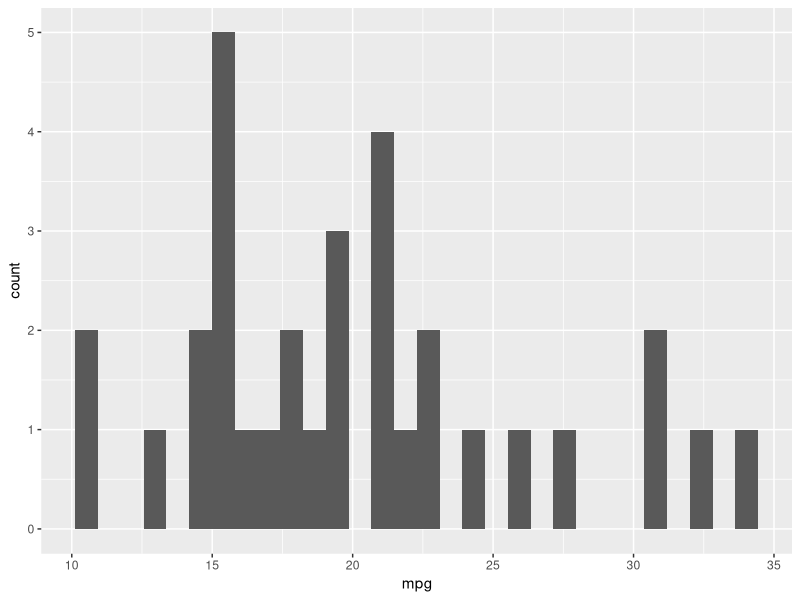
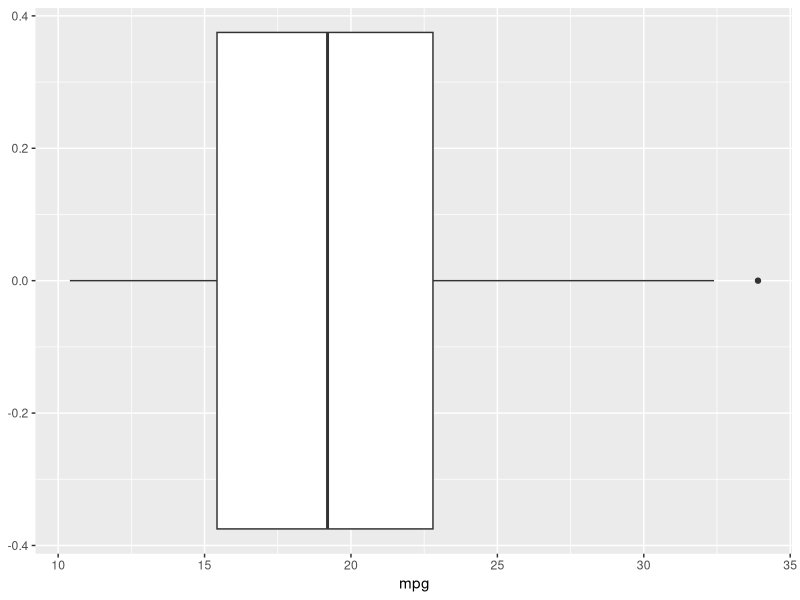
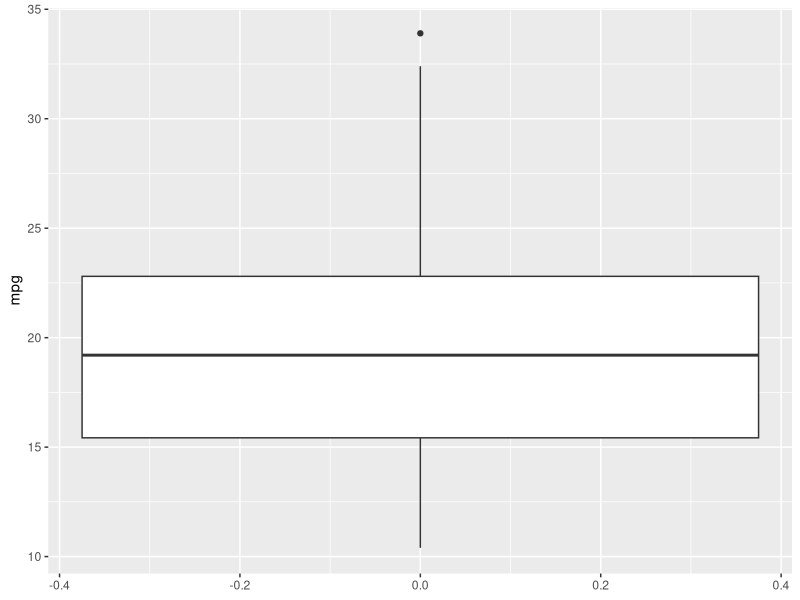
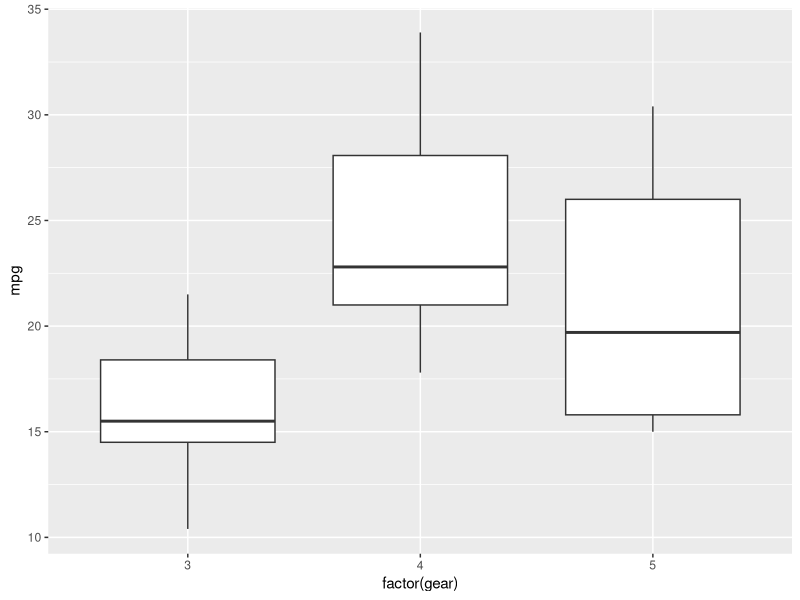
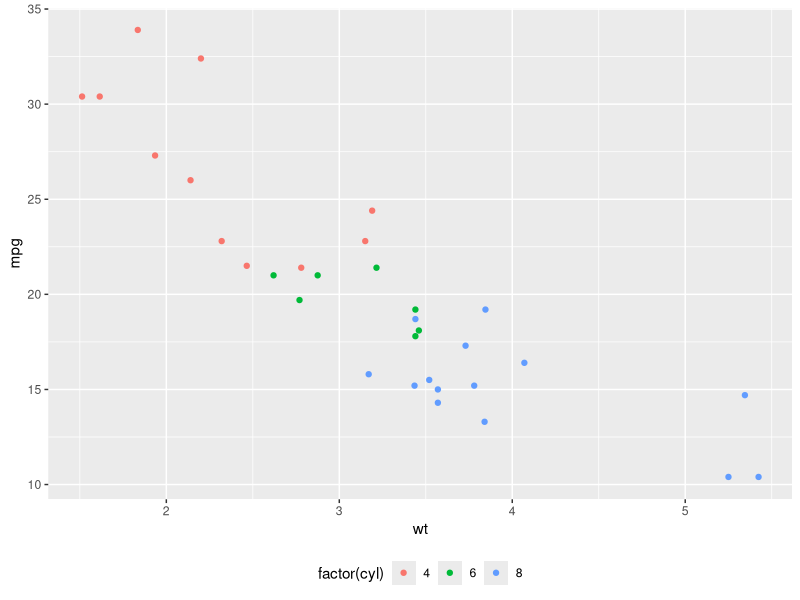
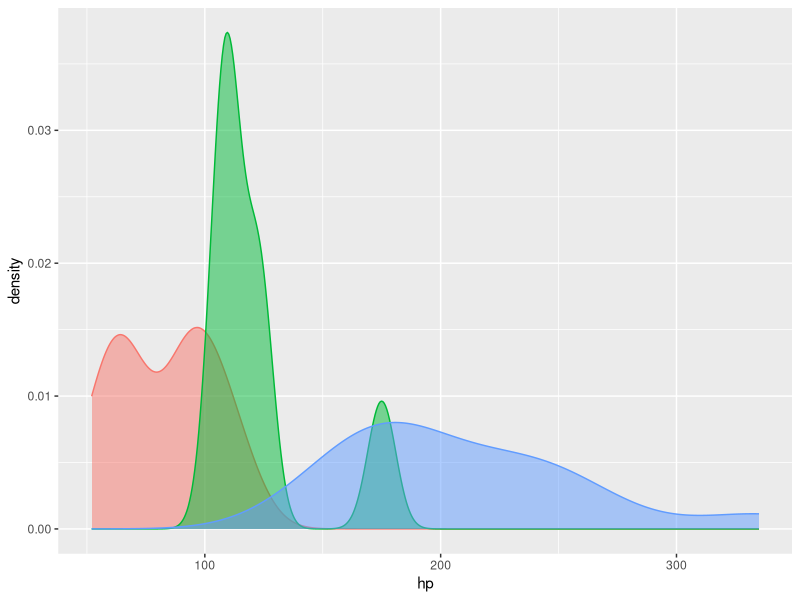
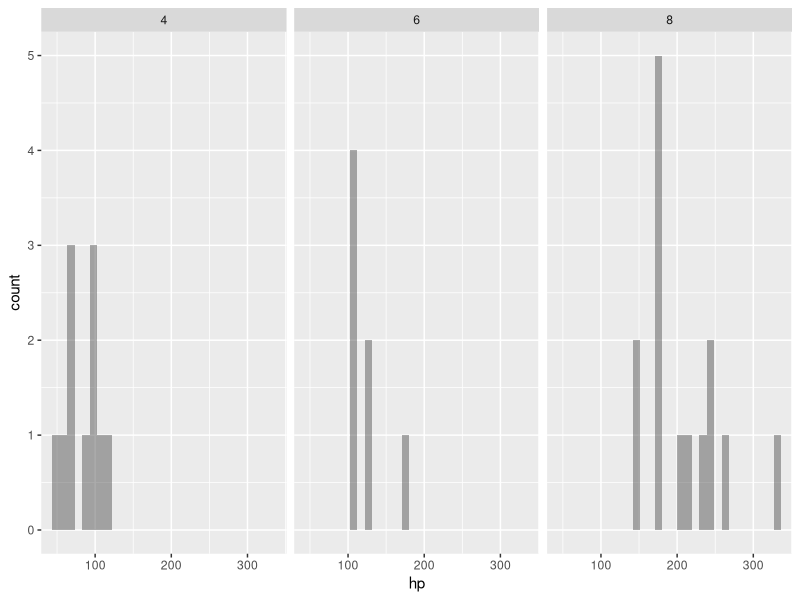
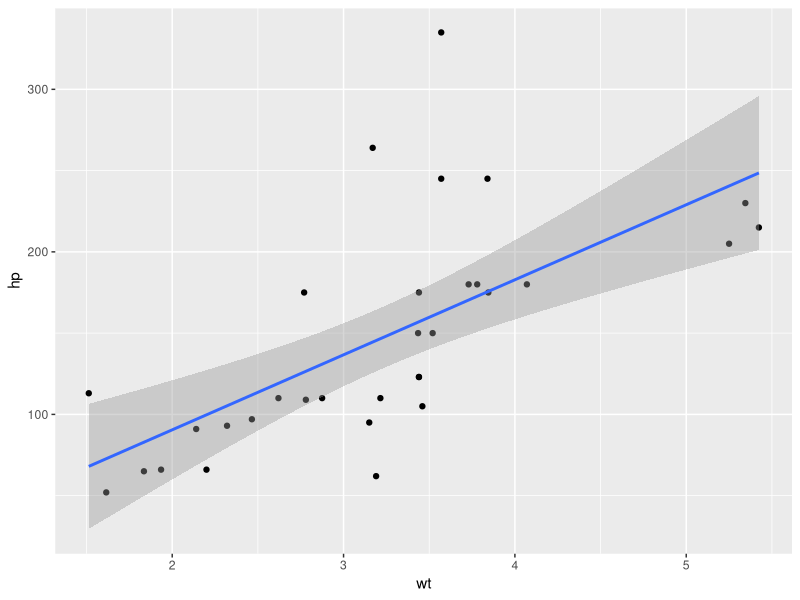

Write the R code that produced these figures, in order.
## ---- chunk 1
knitr::opts_chunk$set(echo = FALSE)
library(ggplot2)
## ---- chunk 2
str(mtcars)
## ---- chunk 3
ggplot(mtcars, aes(x=mpg)) + geom_histogram()
## ---- chunk 4
ggplot(mtcars, aes(x=mpg)) + geom_boxplot()
## ---- chunk 5
ggplot(mtcars, aes(y=mpg)) + geom_boxplot()
## ---- chunk 6
ggplot(mtcars, aes(x=factor(gear), y=mpg)) + geom_boxplot()
## ---- chunk 7
ggplot(mtcars, aes(x=wt, y=mpg, color=factor(cyl))) + geom_point() + theme(legend.position = "bottom")
## ---- chunk 8
ggplot(mtcars, aes(x=hp, fill=factor(cyl), color=factor(cyl))) + geom_density(alpha=0.5) + theme(legend.position = "none")
## ---- chunk 9
ggplot(mtcars, aes(x=hp)) + geom_histogram(alpha=0.5) + facet_wrap(~factor(cyl))
## ---- chunk 10
ggplot(mtcars, aes(x=wt, y=hp)) + geom_point() + geom_smooth(method="lm")
## ---- chunk 11
ggplot(mtcars, aes(x=wt, y=hp)) + geom_point(aes(color=factor(cyl))) + geom_smooth(method="lm")
